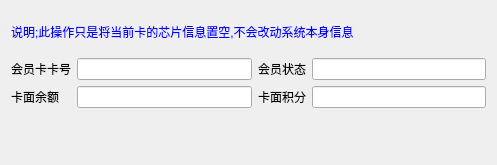
<?xml version="1.0" encoding="UTF-8"?>
<ui version="4.0">
 <class>w_m_member_cardic_Dialog</class>
 <widget class="QDialog" name="w_m_member_cardic_Dialog">
  <property name="geometry">
   <rect>
    <x>0</x>
    <y>0</y>
    <width>497</width>
    <height>165</height>
   </rect>
  </property>
  <property name="windowTitle">
   <string>Dialog</string>
  </property>
  <layout class="QVBoxLayout" name="verticalLayout">
   <item>
    <widget class="QLabel" name="label_5">
     <property name="styleSheet">
      <string notr="true">color:blue;</string>
     </property>
     <property name="text">
      <string>说明;此操作只是将当前卡的芯片信息置空,不会改动系统本身信息</string>
     </property>
    </widget>
   </item>
   <item>
    <layout class="QGridLayout" name="gridLayout">
     <item row="0" column="0">
      <widget class="QLabel" name="label">
       <property name="text">
        <string>会员卡卡号</string>
       </property>
      </widget>
     </item>
     <item row="0" column="1">
      <widget class="QLineEdit" name="lineEdit_memberno"/>
     </item>
     <item row="0" column="2">
      <widget class="QLabel" name="label_4">
       <property name="text">
        <string>会员状态</string>
       </property>
      </widget>
     </item>
     <item row="0" column="3">
      <widget class="QLineEdit" name="lineEdit_ch_state"/>
     </item>
     <item row="1" column="0">
      <widget class="QLabel" name="label_2">
       <property name="text">
        <string>卡面余额</string>
       </property>
      </widget>
     </item>
     <item row="1" column="1">
      <widget class="QLineEdit" name="lineEdit_num_amount"/>
     </item>
     <item row="1" column="2">
      <widget class="QLabel" name="label_3">
       <property name="text">
        <string>卡面积分</string>
       </property>
      </widget>
     </item>
     <item row="1" column="3">
      <widget class="QLineEdit" name="lineEdit_point"/>
     </item>
    </layout>
   </item>
   <item>
    <widget class="lds_toolbar" name="widget" native="true"/>
   </item>
  </layout>
 </widget>
 <customwidgets>
  <customwidget>
   <class>lds_toolbar</class>
   <extends>QFrame</extends>
   <header>lds_toolbar.h</header>
   <container>1</container>
  </customwidget>
 </customwidgets>
 <resources/>
 <connections/>
</ui>
